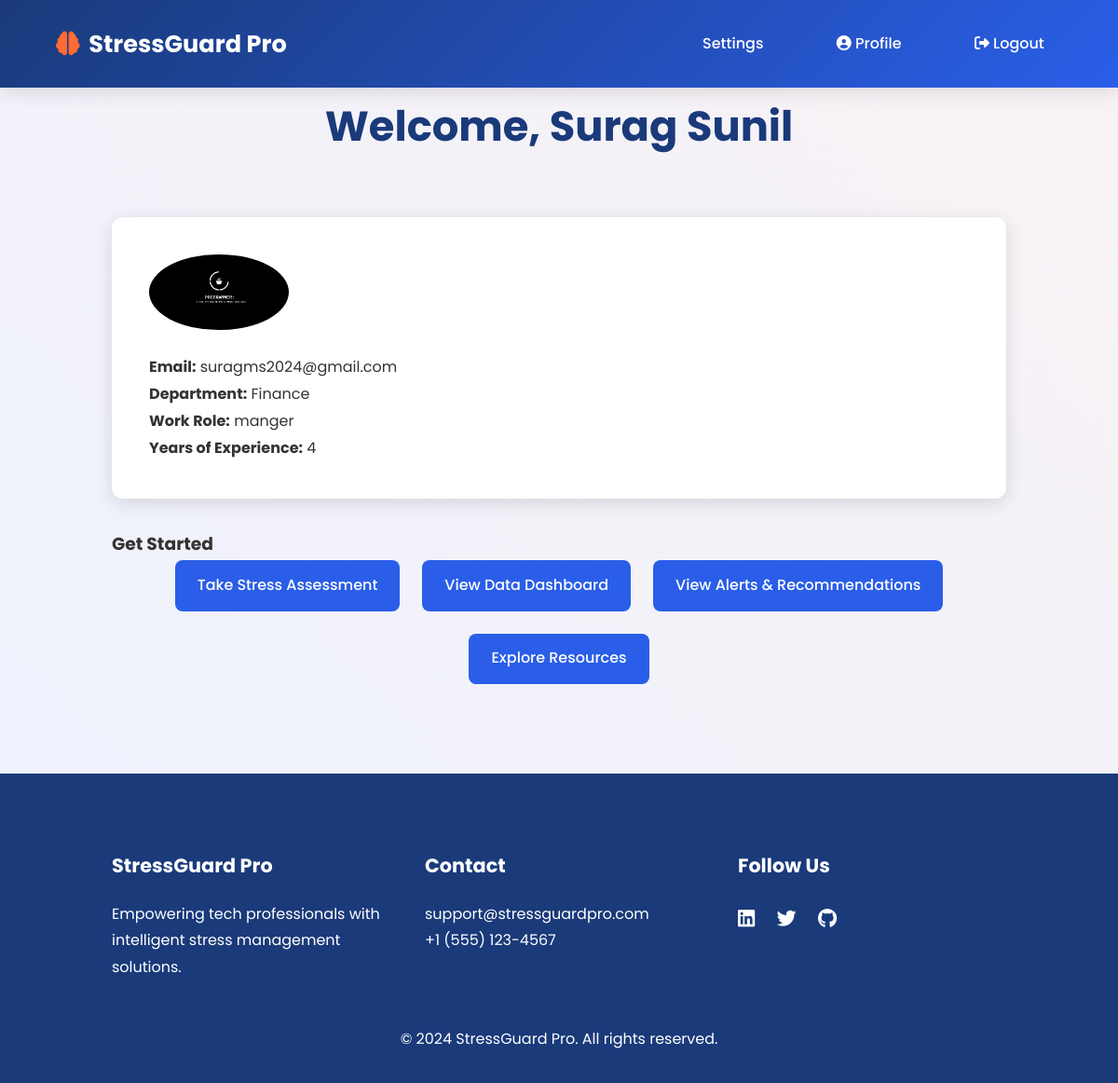
Screenshot of /recommendation-dashboard/ (signed in) with the database file from the repository.
### app/models.py (models this page shows, shortened)
class UsersRegister(models.Model):
    first_name = models.CharField(max_length=100, null=True, help_text="User's first name")
    last_name = models.CharField(max_length=100, null=True, help_text="User's last name")
    email_id = models.EmailField(unique=True, null=True, blank=True, help_text="User's email address")
    password = models.CharField(max_length=100, null=True, blank=True, help_text="User's password")
    confirm_password = models.CharField(max_length=100, null=True, blank=True, help_text="Confirm user's password")
    image = models.ImageField(upload_to='media', null=True, blank=True, help_text="Profile picture of the user")
    department = models.CharField(max_length=100, null=True, blank=True, help_text="Department of the user (e.g., IT, HR, etc.)")
    years_of_experience = models.PositiveIntegerField(null=True, blank=True, help_text="Years of experience in the work role")
    work_role = models.CharField(max_length=100, null=True, blank=True, help_text="Work role or job title (e.g., Software Engineer, Manager)")

### app/views.py (the view)
# urls.py: path('recommendation-dashboard/', views.recommendation_dashboard, name='recommendation_dashboard'),
def recommendation_dashboard(request):
    if 'email' not in request.session:
        return redirect('login')
    try:
        user = UsersRegister.objects.get(email_id=request.session['email'])
        recommendations = Recommendation.objects.filter(user=user, is_completed=False).order_by('-created_at')
        alerts = Alert.objects.filter(user=user, is_acknowledged=False).order_by('-triggered_at')
        resources = Resource.objects.all()[:5]
        latest_assessment = StressAssessment.objects.filter(user=user).order_by('-date').first()
        if latest_assessment and not Recommendation.objects.filter(stress_assessment=latest_assessment).exists():
            generate_recommendations(user, latest_assessment)
        context = {
            'user': user,
            'recommendations': recommendations,
            'alerts': alerts,
            'resources': resources,
        }
        return render(request, 'recommendation_dashboard.html', context)
    except UsersRegister.DoesNotExist:
        logger.error(f"User with email {request.session['email']} not found")
        request.session.flush()
        return redirect('login')

### app/templates/recommendation_dashboard.html (shortened to what this page needs)
<!DOCTYPE html>
<html lang="en">
<head>
    <link rel="stylesheet" href="https://cdnjs.cloudflare.com/ajax/libs/font-awesome/6.4.2/css/all.min.css">
</head>
<body>
    <nav>
        <div class="nav-container">
            <div class="logo">
                <i class="fas fa-brain"></i>
                StressGuard Pro
            </div>
            <div class="nav-menu">
                <div class="nav-item">
                    <a href="/settings" class="nav-link">Settings</a>
                </div>
                <div class="nav-item">
                    <a href="/userprofile/" class="nav-link"><i class="fas fa-user-circle"></i> Profile</a>
                </div>
                <div class="nav-item">
                    <a href="/user_logout/" class="nav-link"><i class="fas fa-sign-out-alt"></i> Logout</a>
                </div>
            </div>
        </div>
    </nav>
    <section class="it-focus">
        <h2>Welcome, {{ user.first_name }} {{ user.last_name }}</h2>
        <div class="user-info">
            {% if user.image %}
                <img src="{{ user.image.url }}" alt="Profile Picture">
            {% else %}
                <i class="fas fa-user-circle" style="font-size: 150px; color: var(--primary-blue);"></i>
            {% endif %}
            <p><strong>Email:</strong> {{ user.email_id }}</p>
            <p><strong>Department:</strong> {{ user.department|default:"Not specified" }}</p>
            <p><strong>Work Role:</strong> {{ user.work_role|default:"Not specified" }}</p>
            <p><strong>Years of Experience:</strong> {{ user.years_of_experience|default:"Not specified" }}</p>
        </div>
        <h3>Get Started</h3>
        <div class="action-buttons">
            <a href="/stress_assessment/" class="action-btn">Take Stress Assessment</a>
            <a href="{% url 'data_collection_dashboard' %}" class="action-btn">View Data Dashboard</a>
            <a href="{% url 'view_recommendations' %}" class="action-btn">View Alerts & Recommendations</a>
            <a href="{% url 'view_resources' %}" class="action-btn">Explore Resources</a>
        </div>
    </section>
    <footer>
        <div class="footer-content">
            <div>
                <h4>StressGuard Pro</h4>
                <p>Empowering tech professionals with intelligent stress management solutions.</p>
            </div>
            <div>
                <h4>Contact</h4>
                <p>support@stressguardpro.com</p>
                <p>+1 (555) 123-4567</p>
            </div>
            <div>
                <h4>Follow Us</h4>
                <div class="social-links">
                    <a href="#"><i class="fab fa-linkedin"></i></a>
                    <a href="#"><i class="fab fa-twitter"></i></a>
                    <a href="#"><i class="fab fa-github"></i></a>
                </div>
            </div>
        </div>
        <p style="text-align: center; margin-top: 3rem;">© 2024 StressGuard Pro. All rights reserved.</p>
    </footer>
</body>
</html>

### app/templates/recommendation_dashboard.html (style rules this page uses)
:root { --primary-blue: #2A5EE8; --dark-blue: #1A3A7A; --accent-orange: #FF6B35; --light-bg: #F8FAFF; --white: #FFFFFF; --rgb-glow: rgba(42, 94, 232, 0.4), rgba(255, 107, 53, 0.4), rgba(255, 204, 0, 0.4); --shadow-color: rgba(0, 0, 0, 0.12); --alert-red: #e74c3c; }
* { margin: 0; padding: 0; box-sizing: border-box; }
body { font-family: 'Poppins', sans-serif; background: var(--light-bg); color: #333; line-height: 1.8; overflow-x: hidden; }
body::before { content: ''; position: fixed; top: 0; left: 0; width: 100%; height: 100%; background: linear-gradient(45deg, rgba(42, 94, 232, 0.05), rgba(255, 107, 53, 0.05)); animation: gradientFlow 20s ease infinite; z-index: -1; }
nav { background: linear-gradient(135deg, var(--dark-blue), var(--primary-blue)); padding: 1.5rem 5%; position: fixed; width: 100%; top: 0; z-index: 1000; box-shadow: 0 4px 20px var(--shadow-color); }
.nav-container { max-width: 1400px; margin: 0 auto; display: flex; justify-content: space-between; align-items: center; }
.logo { font-size: 1.6rem; font-weight: 700; color: var(--white); display: flex; align-items: center; gap: 0.6rem; }
.logo i { color: var(--accent-orange); }
.nav-menu { display: flex; align-items: center; gap: 2.5rem; }
.nav-link { color: var(--white); text-decoration: none; font-weight: 500; padding: 0.6rem 1.2rem; transition: all 0.3s ease; border-radius: 5px; }
.it-focus { padding: 6rem 10%; }
.it-focus h2 { text-align: center; font-size: 2.8rem; font-weight: 700; margin-bottom: 3.5rem; color: var(--dark-blue); }
.user-info { background: var(--white); padding: 2.5rem; border-radius: 12px; box-shadow: 0 5px 20px var(--shadow-color); margin-bottom: 2rem; }
.user-info img { max-width: 150px; border-radius: 50%; margin-bottom: 1rem; }
.action-buttons { display: flex; flex-wrap: wrap; gap: 1.5rem; justify-content: center; }
.action-btn { background: var(--primary-blue); color: var(--white); padding: 0.8rem 1.5rem; border-radius: 8px; text-decoration: none; font-weight: 500; transition: background 0.3s ease; }
footer { background: var(--dark-blue); color: var(--white); padding: 5rem 10% 2rem; }
.footer-content { display: grid; grid-template-columns: repeat(auto-fit, minmax(220px, 1fr)); gap: 3rem; max-width: 1400px; margin: 0 auto; }
.footer-content h4 { font-size: 1.3rem; margin-bottom: 1.2rem; }
.social-links a { color: var(--white); margin-right: 1.2rem; font-size: 1.3rem; transition: color 0.3s ease; }

### rows the page displays
UsersRegister: first_name "Surag", last_name "Sunil", image (picture), email_id "suragms2024@gmail.com", department "Finance", work_role "manger", years_of_experience "4"
